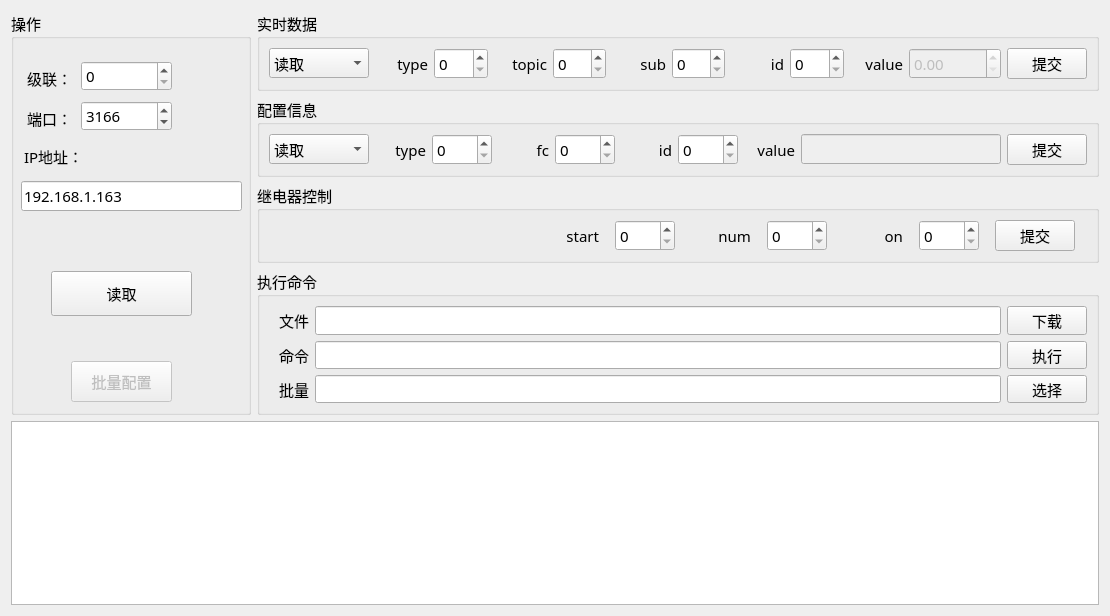
<?xml version="1.0" encoding="UTF-8"?>
<ui version="4.0">
 <class>Home_MainWid</class>
 <widget class="QWidget" name="Home_MainWid">
  <property name="geometry">
   <rect>
    <x>0</x>
    <y>0</y>
    <width>1110</width>
    <height>616</height>
   </rect>
  </property>
  <property name="font">
   <font>
    <family>微软雅黑</family>
    <pointsize>11</pointsize>
   </font>
  </property>
  <property name="windowTitle">
   <string>Form</string>
  </property>
  <layout class="QGridLayout" name="gridLayout">
   <item row="0" column="0" rowspan="4">
    <widget class="QGroupBox" name="groupBox_7">
     <property name="minimumSize">
      <size>
       <width>240</width>
       <height>0</height>
      </size>
     </property>
     <property name="maximumSize">
      <size>
       <width>260</width>
       <height>16777215</height>
      </size>
     </property>
     <property name="title">
      <string>操作</string>
     </property>
     <widget class="QSpinBox" name="addrSpinBox">
      <property name="geometry">
       <rect>
        <x>70</x>
        <y>50</y>
        <width>91</width>
        <height>30</height>
       </rect>
      </property>
     </widget>
     <widget class="QLabel" name="label">
      <property name="geometry">
       <rect>
        <x>16</x>
        <y>52</y>
        <width>41</width>
        <height>30</height>
       </rect>
      </property>
      <property name="text">
       <string>级联：</string>
      </property>
      <property name="alignment">
       <set>Qt::AlignLeading|Qt::AlignLeft|Qt::AlignVCenter</set>
      </property>
     </widget>
     <widget class="QLabel" name="label_7">
      <property name="geometry">
       <rect>
        <x>13</x>
        <y>130</y>
        <width>71</width>
        <height>30</height>
       </rect>
      </property>
      <property name="text">
       <string>IP地址：</string>
      </property>
      <property name="alignment">
       <set>Qt::AlignLeading|Qt::AlignLeft|Qt::AlignVCenter</set>
      </property>
     </widget>
     <widget class="QLineEdit" name="ipEdit">
      <property name="geometry">
       <rect>
        <x>10</x>
        <y>170</y>
        <width>221</width>
        <height>30</height>
       </rect>
      </property>
      <property name="text">
       <string>192.168.1.163</string>
      </property>
     </widget>
     <widget class="QPushButton" name="readBtn">
      <property name="enabled">
       <bool>true</bool>
      </property>
      <property name="geometry">
       <rect>
        <x>40</x>
        <y>260</y>
        <width>141</width>
        <height>45</height>
       </rect>
      </property>
      <property name="text">
       <string>读取</string>
      </property>
     </widget>
     <widget class="QSpinBox" name="portBox">
      <property name="geometry">
       <rect>
        <x>70</x>
        <y>90</y>
        <width>91</width>
        <height>30</height>
       </rect>
      </property>
      <property name="minimum">
       <number>0</number>
      </property>
      <property name="maximum">
       <number>999999</number>
      </property>
      <property name="value">
       <number>3166</number>
      </property>
     </widget>
     <widget class="QLabel" name="label_16">
      <property name="geometry">
       <rect>
        <x>16</x>
        <y>92</y>
        <width>41</width>
        <height>30</height>
       </rect>
      </property>
      <property name="text">
       <string>端口：</string>
      </property>
      <property name="alignment">
       <set>Qt::AlignLeading|Qt::AlignLeft|Qt::AlignVCenter</set>
      </property>
     </widget>
     <widget class="QPushButton" name="batchBtn">
      <property name="enabled">
       <bool>false</bool>
      </property>
      <property name="geometry">
       <rect>
        <x>60</x>
        <y>350</y>
        <width>101</width>
        <height>41</height>
       </rect>
      </property>
      <property name="text">
       <string>批量配置</string>
      </property>
     </widget>
    </widget>
   </item>
   <item row="3" column="1">
    <widget class="QGroupBox" name="groupBox_5">
     <property name="minimumSize">
      <size>
       <width>0</width>
       <height>100</height>
      </size>
     </property>
     <property name="title">
      <string>执行命令</string>
     </property>
     <layout class="QGridLayout" name="gridLayout_6">
      <item row="0" column="0">
       <widget class="QLabel" name="label_21">
        <property name="minimumSize">
         <size>
          <width>40</width>
          <height>0</height>
         </size>
        </property>
        <property name="text">
         <string>文件</string>
        </property>
        <property name="alignment">
         <set>Qt::AlignRight|Qt::AlignTrailing|Qt::AlignVCenter</set>
        </property>
       </widget>
      </item>
      <item row="0" column="1">
       <widget class="QLineEdit" name="fileEdit"/>
      </item>
      <item row="0" column="2">
       <widget class="QPushButton" name="downBtn">
        <property name="maximumSize">
         <size>
          <width>80</width>
          <height>16777215</height>
         </size>
        </property>
        <property name="text">
         <string>下载</string>
        </property>
       </widget>
      </item>
      <item row="1" column="0">
       <widget class="QLabel" name="label_20">
        <property name="minimumSize">
         <size>
          <width>40</width>
          <height>0</height>
         </size>
        </property>
        <property name="text">
         <string>命令</string>
        </property>
        <property name="alignment">
         <set>Qt::AlignRight|Qt::AlignTrailing|Qt::AlignVCenter</set>
        </property>
       </widget>
      </item>
      <item row="1" column="1">
       <widget class="QLineEdit" name="cmdEdit"/>
      </item>
      <item row="1" column="2">
       <widget class="QPushButton" name="cmdBtn">
        <property name="maximumSize">
         <size>
          <width>80</width>
          <height>16777215</height>
         </size>
        </property>
        <property name="text">
         <string>执行</string>
        </property>
       </widget>
      </item>
      <item row="2" column="0">
       <widget class="QLabel" name="label_22">
        <property name="minimumSize">
         <size>
          <width>40</width>
          <height>0</height>
         </size>
        </property>
        <property name="text">
         <string>批量</string>
        </property>
        <property name="alignment">
         <set>Qt::AlignRight|Qt::AlignTrailing|Qt::AlignVCenter</set>
        </property>
       </widget>
      </item>
      <item row="2" column="1">
       <widget class="QLineEdit" name="batchEdit"/>
      </item>
      <item row="2" column="2">
       <widget class="QPushButton" name="selectBtn">
        <property name="maximumSize">
         <size>
          <width>80</width>
          <height>16777215</height>
         </size>
        </property>
        <property name="text">
         <string>选择</string>
        </property>
       </widget>
      </item>
     </layout>
    </widget>
   </item>
   <item row="0" column="1">
    <widget class="QGroupBox" name="groupBox_1">
     <property name="title">
      <string>实时数据</string>
     </property>
     <layout class="QGridLayout" name="gridLayout_2">
      <item row="0" column="0">
       <widget class="QComboBox" name="alarmBox">
        <property name="minimumSize">
         <size>
          <width>100</width>
          <height>0</height>
         </size>
        </property>
        <property name="maximumSize">
         <size>
          <width>100</width>
          <height>16777215</height>
         </size>
        </property>
        <item>
         <property name="text">
          <string>读取</string>
         </property>
        </item>
        <item>
         <property name="text">
          <string>设置</string>
         </property>
        </item>
       </widget>
      </item>
      <item row="0" column="8">
       <widget class="QSpinBox" name="alarmIdBox">
        <property name="maximumSize">
         <size>
          <width>60</width>
          <height>16777215</height>
         </size>
        </property>
       </widget>
      </item>
      <item row="0" column="4">
       <widget class="QSpinBox" name="alrmTopicBox">
        <property name="maximumSize">
         <size>
          <width>60</width>
          <height>16777215</height>
         </size>
        </property>
       </widget>
      </item>
      <item row="0" column="5">
       <widget class="QLabel" name="label_4">
        <property name="maximumSize">
         <size>
          <width>60</width>
          <height>16777215</height>
         </size>
        </property>
        <property name="text">
         <string>sub</string>
        </property>
        <property name="alignment">
         <set>Qt::AlignRight|Qt::AlignTrailing|Qt::AlignVCenter</set>
        </property>
       </widget>
      </item>
      <item row="0" column="7">
       <widget class="QLabel" name="label_5">
        <property name="maximumSize">
         <size>
          <width>60</width>
          <height>16777215</height>
         </size>
        </property>
        <property name="text">
         <string>id</string>
        </property>
        <property name="alignment">
         <set>Qt::AlignRight|Qt::AlignTrailing|Qt::AlignVCenter</set>
        </property>
       </widget>
      </item>
      <item row="0" column="9">
       <widget class="QLabel" name="label_6">
        <property name="maximumSize">
         <size>
          <width>60</width>
          <height>16777215</height>
         </size>
        </property>
        <property name="text">
         <string>value</string>
        </property>
        <property name="alignment">
         <set>Qt::AlignRight|Qt::AlignTrailing|Qt::AlignVCenter</set>
        </property>
       </widget>
      </item>
      <item row="0" column="11">
       <widget class="QPushButton" name="alrmBtn">
        <property name="maximumSize">
         <size>
          <width>80</width>
          <height>16777215</height>
         </size>
        </property>
        <property name="text">
         <string>提交</string>
        </property>
       </widget>
      </item>
      <item row="0" column="10">
       <widget class="QDoubleSpinBox" name="alarmValueBox">
        <property name="enabled">
         <bool>false</bool>
        </property>
        <property name="maximum">
         <double>99999.990000000005239</double>
        </property>
       </widget>
      </item>
      <item row="0" column="6">
       <widget class="QSpinBox" name="alarmSubBox">
        <property name="maximumSize">
         <size>
          <width>60</width>
          <height>16777215</height>
         </size>
        </property>
       </widget>
      </item>
      <item row="0" column="1">
       <widget class="QLabel" name="label_2">
        <property name="maximumSize">
         <size>
          <width>60</width>
          <height>16777215</height>
         </size>
        </property>
        <property name="text">
         <string>type</string>
        </property>
        <property name="alignment">
         <set>Qt::AlignRight|Qt::AlignTrailing|Qt::AlignVCenter</set>
        </property>
       </widget>
      </item>
      <item row="0" column="2">
       <widget class="QSpinBox" name="alarmTypeBox">
        <property name="maximumSize">
         <size>
          <width>60</width>
          <height>16777215</height>
         </size>
        </property>
       </widget>
      </item>
      <item row="0" column="3">
       <widget class="QLabel" name="label_3">
        <property name="maximumSize">
         <size>
          <width>60</width>
          <height>16777215</height>
         </size>
        </property>
        <property name="text">
         <string>topic</string>
        </property>
        <property name="alignment">
         <set>Qt::AlignRight|Qt::AlignTrailing|Qt::AlignVCenter</set>
        </property>
       </widget>
      </item>
     </layout>
    </widget>
   </item>
   <item row="4" column="0" colspan="2">
    <widget class="QPlainTextEdit" name="textEdit">
     <property name="maximumSize">
      <size>
       <width>16777215</width>
       <height>220</height>
      </size>
     </property>
     <property name="readOnly">
      <bool>true</bool>
     </property>
    </widget>
   </item>
   <item row="2" column="1">
    <widget class="QGroupBox" name="groupBox_4">
     <property name="title">
      <string>继电器控制</string>
     </property>
     <layout class="QGridLayout" name="gridLayout_4">
      <item row="0" column="0">
       <widget class="QLabel" name="label_17">
        <property name="maximumSize">
         <size>
          <width>320</width>
          <height>16777215</height>
         </size>
        </property>
        <property name="text">
         <string>start</string>
        </property>
        <property name="alignment">
         <set>Qt::AlignRight|Qt::AlignTrailing|Qt::AlignVCenter</set>
        </property>
       </widget>
      </item>
      <item row="0" column="1">
       <widget class="QSpinBox" name="startBox">
        <property name="maximumSize">
         <size>
          <width>60</width>
          <height>16777215</height>
         </size>
        </property>
       </widget>
      </item>
      <item row="0" column="2">
       <widget class="QLabel" name="label_18">
        <property name="maximumSize">
         <size>
          <width>60</width>
          <height>16777215</height>
         </size>
        </property>
        <property name="text">
         <string>num</string>
        </property>
        <property name="alignment">
         <set>Qt::AlignRight|Qt::AlignTrailing|Qt::AlignVCenter</set>
        </property>
       </widget>
      </item>
      <item row="0" column="3">
       <widget class="QSpinBox" name="numBox">
        <property name="maximumSize">
         <size>
          <width>60</width>
          <height>16777215</height>
         </size>
        </property>
       </widget>
      </item>
      <item row="0" column="4">
       <widget class="QLabel" name="label_19">
        <property name="maximumSize">
         <size>
          <width>60</width>
          <height>16777215</height>
         </size>
        </property>
        <property name="text">
         <string>on</string>
        </property>
        <property name="alignment">
         <set>Qt::AlignRight|Qt::AlignTrailing|Qt::AlignVCenter</set>
        </property>
       </widget>
      </item>
      <item row="0" column="5">
       <widget class="QSpinBox" name="onBox">
        <property name="maximumSize">
         <size>
          <width>60</width>
          <height>16777215</height>
         </size>
        </property>
       </widget>
      </item>
      <item row="0" column="6">
       <widget class="QPushButton" name="swBtn">
        <property name="maximumSize">
         <size>
          <width>80</width>
          <height>16777215</height>
         </size>
        </property>
        <property name="text">
         <string>提交</string>
        </property>
       </widget>
      </item>
     </layout>
    </widget>
   </item>
   <item row="1" column="1">
    <widget class="QGroupBox" name="groupBox_2">
     <property name="title">
      <string>配置信息</string>
     </property>
     <layout class="QGridLayout" name="gridLayout_3">
      <item row="0" column="0">
       <widget class="QComboBox" name="cfgBox">
        <property name="minimumSize">
         <size>
          <width>100</width>
          <height>0</height>
         </size>
        </property>
        <property name="maximumSize">
         <size>
          <width>100</width>
          <height>16777215</height>
         </size>
        </property>
        <item>
         <property name="text">
          <string>读取</string>
         </property>
        </item>
        <item>
         <property name="text">
          <string>设置</string>
         </property>
        </item>
       </widget>
      </item>
      <item row="0" column="1">
       <widget class="QLabel" name="label_8">
        <property name="maximumSize">
         <size>
          <width>60</width>
          <height>16777215</height>
         </size>
        </property>
        <property name="text">
         <string>type</string>
        </property>
        <property name="alignment">
         <set>Qt::AlignRight|Qt::AlignTrailing|Qt::AlignVCenter</set>
        </property>
       </widget>
      </item>
      <item row="0" column="2">
       <widget class="QSpinBox" name="cfgTypeBox">
        <property name="minimumSize">
         <size>
          <width>60</width>
          <height>0</height>
         </size>
        </property>
        <property name="maximumSize">
         <size>
          <width>60</width>
          <height>16777215</height>
         </size>
        </property>
       </widget>
      </item>
      <item row="0" column="3">
       <widget class="QLabel" name="label_9">
        <property name="maximumSize">
         <size>
          <width>60</width>
          <height>16777215</height>
         </size>
        </property>
        <property name="text">
         <string>fc</string>
        </property>
        <property name="alignment">
         <set>Qt::AlignRight|Qt::AlignTrailing|Qt::AlignVCenter</set>
        </property>
       </widget>
      </item>
      <item row="0" column="4">
       <widget class="QSpinBox" name="cfgFcBox">
        <property name="minimumSize">
         <size>
          <width>60</width>
          <height>0</height>
         </size>
        </property>
        <property name="maximumSize">
         <size>
          <width>60</width>
          <height>16777215</height>
         </size>
        </property>
       </widget>
      </item>
      <item row="0" column="5">
       <widget class="QLabel" name="label_10">
        <property name="maximumSize">
         <size>
          <width>60</width>
          <height>16777215</height>
         </size>
        </property>
        <property name="text">
         <string>id</string>
        </property>
        <property name="alignment">
         <set>Qt::AlignRight|Qt::AlignTrailing|Qt::AlignVCenter</set>
        </property>
       </widget>
      </item>
      <item row="0" column="6">
       <widget class="QSpinBox" name="cfgIdBox">
        <property name="minimumSize">
         <size>
          <width>60</width>
          <height>0</height>
         </size>
        </property>
        <property name="maximumSize">
         <size>
          <width>60</width>
          <height>16777215</height>
         </size>
        </property>
       </widget>
      </item>
      <item row="0" column="7">
       <widget class="QLabel" name="label_12">
        <property name="maximumSize">
         <size>
          <width>60</width>
          <height>16777215</height>
         </size>
        </property>
        <property name="text">
         <string>value</string>
        </property>
        <property name="alignment">
         <set>Qt::AlignRight|Qt::AlignTrailing|Qt::AlignVCenter</set>
        </property>
       </widget>
      </item>
      <item row="0" column="8">
       <widget class="QLineEdit" name="cfgEdit">
        <property name="enabled">
         <bool>false</bool>
        </property>
        <property name="maximumSize">
         <size>
          <width>200</width>
          <height>16777215</height>
         </size>
        </property>
       </widget>
      </item>
      <item row="0" column="9">
       <widget class="QPushButton" name="cfgBtn">
        <property name="maximumSize">
         <size>
          <width>80</width>
          <height>16777215</height>
         </size>
        </property>
        <property name="text">
         <string>提交</string>
        </property>
       </widget>
      </item>
     </layout>
    </widget>
   </item>
  </layout>
 </widget>
 <tabstops>
  <tabstop>ipEdit</tabstop>
  <tabstop>addrSpinBox</tabstop>
  <tabstop>textEdit</tabstop>
  <tabstop>readBtn</tabstop>
  <tabstop>portBox</tabstop>
  <tabstop>alarmTypeBox</tabstop>
  <tabstop>alarmIdBox</tabstop>
  <tabstop>alrmTopicBox</tabstop>
  <tabstop>alarmBox</tabstop>
  <tabstop>alrmBtn</tabstop>
  <tabstop>alarmSubBox</tabstop>
  <tabstop>cfgBox</tabstop>
  <tabstop>cfgTypeBox</tabstop>
  <tabstop>cfgFcBox</tabstop>
  <tabstop>cfgIdBox</tabstop>
  <tabstop>cfgEdit</tabstop>
  <tabstop>cfgBtn</tabstop>
  <tabstop>startBox</tabstop>
  <tabstop>numBox</tabstop>
  <tabstop>onBox</tabstop>
  <tabstop>swBtn</tabstop>
  <tabstop>cmdEdit</tabstop>
  <tabstop>cmdBtn</tabstop>
 </tabstops>
 <resources/>
 <connections/>
</ui>
